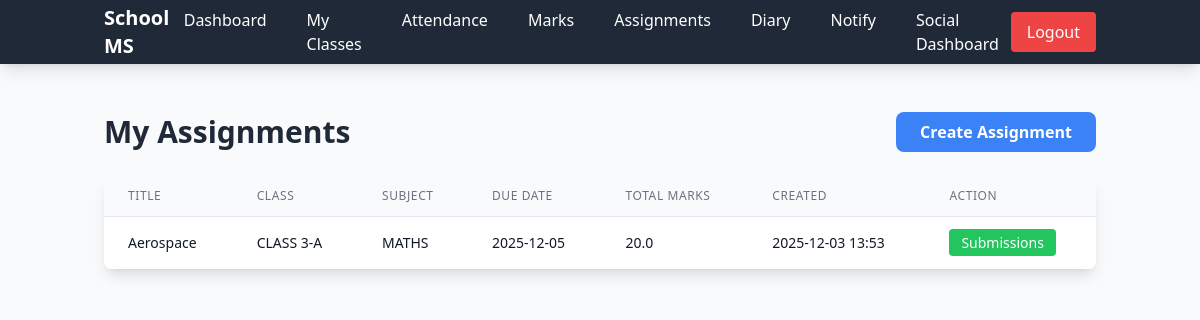
The app's page /teacher/assignments (signed in) with its own data.
### app.py (models this page shows)
class Assignment(db.Model):
    __tablename__ = 'assignment'
    id = db.Column(db.Integer, primary_key=True)
    title = db.Column(db.String(200), nullable=False)
    description = db.Column(db.Text, nullable=False)
    due_date = db.Column(db.Date, nullable=False)
    total_marks = db.Column(db.Float, nullable=False)
    attachment_path = db.Column(db.String(300))
    created_at = db.Column(db.DateTime, default=lambda: datetime.now(timezone.utc))
    teacher_id = db.Column(db.String(20), db.ForeignKey('teacher.teacher_id'), nullable=False)
    class_id = db.Column(db.String(20), db.ForeignKey('classes.class_id'), nullable=False)
    class_subject_id = db.Column(db.Integer, db.ForeignKey('class_subject.id'), nullable=False)
    class_subject = db.relationship('ClassSubject', backref='assignments')
    submissions = db.relationship('Submission', backref='assignment', lazy=True, cascade='all, delete-orphan')

class Classes(db.Model):
    __tablename__ = 'classes'
    id = db.Column(db.Integer, primary_key=True)
    class_id = db.Column(db.String(20), unique=True, nullable=True)
    name = db.Column(db.String(100), nullable=False)
    section = db.Column(db.String(10))
    grade_id = db.Column(db.String(20), db.ForeignKey('grade.grade_id'))
    head = db.Column(db.String(20), db.ForeignKey('teacher.teacher_id'))
    students = db.relationship('Student', backref='class_obj', lazy=True)
    class_subjects = db.relationship('ClassSubject', backref='class_obj', lazy=True)
    diaries = db.relationship('Diary', backref='class_obj', lazy=True)
    attendances = db.relationship('Attendance', backref='class_obj', lazy=True)
    assignments = db.relationship('Assignment', backref='class_obj', lazy=True)
    notifications = db.relationship('Notification', backref='class_obj', lazy=True)

class Subject(db.Model):
    __tablename__ = 'subject'
    id = db.Column(db.Integer, primary_key=True)
    subject_id = db.Column(db.String(20), unique=True, nullable=True)
    name = db.Column(db.String(100), nullable=False)
    description = db.Column(db.String(500))
    class_subjects = db.relationship('ClassSubject', backref='subject', lazy=True)

### app.py (the view)
@app.route('/teacher/assignments', methods=['GET'])
@teacher_required
def teacher_assignments():
    teacher_id = session.get('teacher_id')
    assignments = Assignment.query.filter_by(teacher_id=teacher_id).order_by(Assignment.created_at.desc()).all()
    return render_template('teacher_assignments.html', assignments=assignments)

### app.py (called while the page is built)
@app.context_processor
def inject_date():
    return dict(date=date, datetime=datetime)

def teacher_required(f):
    @wraps(f)
    def decorated_function(*args, **kwargs):
        if 'teacher_id' not in session:
            flash('Please login as teacher first', 'error')
            return redirect(url_for('teacher_login'))
        return f(*args, **kwargs)
    return decorated_function

### templates/teacher_assignments.html (shortened to what this page needs)
{% extends 'base.html' %}
{% block content %}
<div class="flex justify-between items-center mb-6">
    <h2 class="text-3xl font-bold text-gray-800">My Assignments</h2>
    <a href="{{ url_for('create_assignment') }}" class="bg-blue-500 hover:bg-blue-600 text-white px-6 py-2 rounded-lg font-semibold">Create Assignment</a>
</div>
<div class="bg-white shadow-lg rounded-lg overflow-hidden">
    <table class="min-w-full divide-y divide-gray-200">
        <thead class="bg-gray-50">
            <tr>
                <th class="px-6 py-3 text-left text-xs font-medium text-gray-500 uppercase tracking-wider">Title</th>
                <th class="px-6 py-3 text-left text-xs font-medium text-gray-500 uppercase tracking-wider">Class</th>
                <th class="px-6 py-3 text-left text-xs font-medium text-gray-500 uppercase tracking-wider">Subject</th>
                <th class="px-6 py-3 text-left text-xs font-medium text-gray-500 uppercase tracking-wider">Due Date</th>
                <th class="px-6 py-3 text-left text-xs font-medium text-gray-500 uppercase tracking-wider">Total Marks</th>
                <th class="px-6 py-3 text-left text-xs font-medium text-gray-500 uppercase tracking-wider">Created</th>
                <th class="px-6 py-3 text-left text-xs font-medium text-gray-500 uppercase tracking-wider">Action</th>
            </tr>
        </thead>
        <tbody class="bg-white divide-y divide-gray-200">
            {% for a in assignments %}
            <tr class="hover:bg-gray-50">
                <td class="px-6 py-4 text-sm font-medium text-gray-900">{{ a.title }}</td>
                <td class="px-6 py-4 whitespace-nowrap text-sm text-gray-900">{{ a.class_obj.name }}</td>
                <td class="px-6 py-4 whitespace-nowrap text-sm text-gray-900">{{ a.class_subject.subject.name }}</td>
                <td class="px-6 py-4 whitespace-nowrap text-sm text-gray-900">{{ a.due_date }}</td>
                <td class="px-6 py-4 whitespace-nowrap text-sm text-gray-900">{{ a.total_marks }}</td>
                <td class="px-6 py-4 whitespace-nowrap text-sm text-gray-900">{{ a.created_at.strftime('%Y-%m-%d %H:%M') }}</td>
                <td class="px-6 py-4 whitespace-nowrap text-sm">
                    <a href="{{ url_for('view_submissions', assignment_id=a.id) }}" class="bg-green-500 hover:bg-green-600 text-white px-3 py-1 rounded">Submissions</a>
                </td>
            </tr>
            {% endfor %}
        </tbody>
    </table>
</div>
{% endblock %}

### records on screen
Assignment: title "Aerospace", class_obj.name "CLASS 3-A", class_subject.subject.name "MATHS", due_date "2025-12-05", total_marks "20.0", created_at "2025-12-03 13:53"
